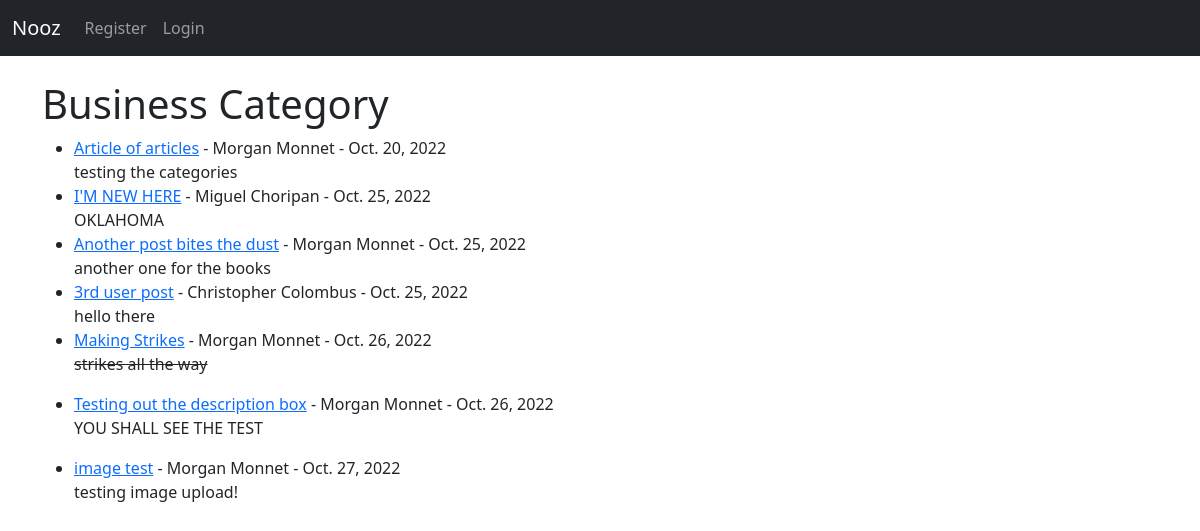
/category/Business/, run on an earlier commit of the app's database.
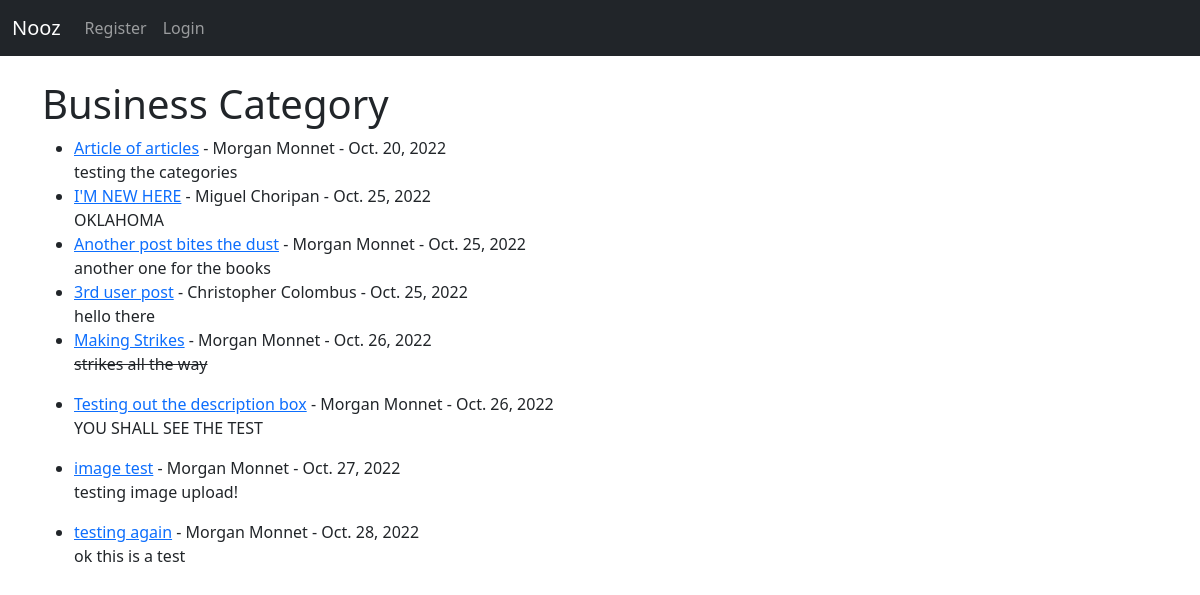
And on a later commit of the database.
### nooz2/models.py (models this page shows, shortened)
class Post(models.Model):
    title = models.CharField(max_length=255)
    title_tag = models.CharField(max_length=255)
    header_image = models.ImageField(null=True, blank=True, upload_to="images/")
    description = models.CharField(max_length=50)
    author = models.ForeignKey(User, on_delete=models.CASCADE)
    body = RichTextField(blank=True, null=True)
    timestamp = models.DateField(auto_now_add=True)
    category = models.CharField(max_length=255, default='News')
    likes = models.ManyToManyField(User, related_name='post_user')

### nooz2/views.py (the view, shortened to what this page needs)
# urls.py: path('category/<str:cats>/', CategoryView, name="category"),
def CategoryView(request, cats):
    category_posts = Post.objects.filter(category=cats.replace('-', ' '))
    return render(request, 'categories.html', {'cats':cats.title().replace('-', ' '), 'category_posts':category_posts})

### templates/categories.html (shortened to what this page needs)
{% extends 'base.html' %}
{% block content %}
{% if category_posts %}
    <h1>{{ cats }} Category</h1>
    <ul>
    {% for post in category_posts %}
    <li><a href="{% url 'post-detail' post.pk %}">{{ post.title}}</a> -
        {{ post.author.first_name }}
        {{ post.author.last_name }} -
        {{ post.timestamp }}
    <br/>
        {{ post.body|slice:"150"|safe }}</li>
    {% endfor %}
    </ul>
{% else %}
    <h2>Sorry this category does not exist</h2>
{% endif %}
{% endblock %}

What changed in the data, as far as the page shows it:
added Post: title "testing again", author.first_name "Morgan", author.last_name "Monnet", timestamp "Oct. 28, 2022", body "ok this is a test"
